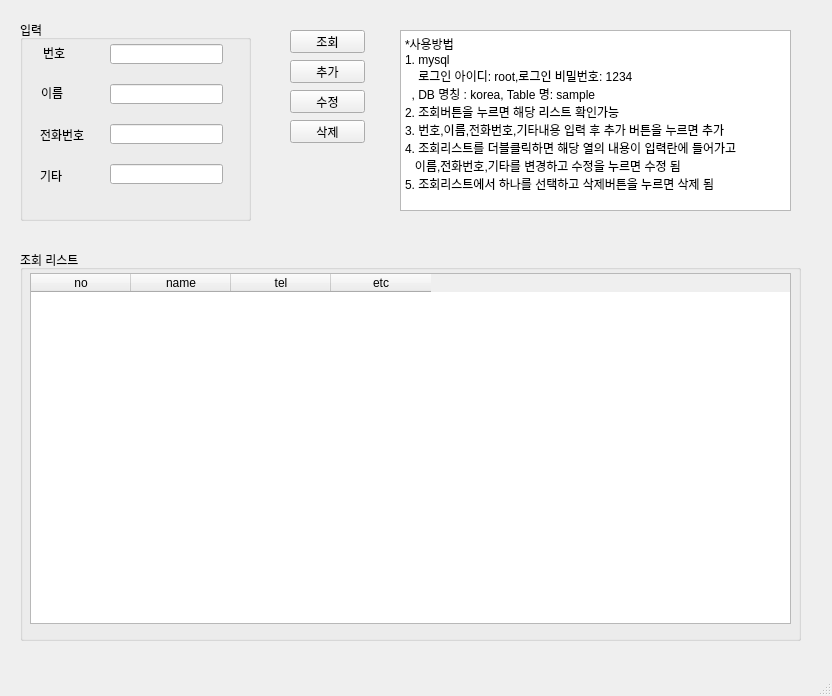
<?xml version="1.0" encoding="UTF-8"?>
<ui version="4.0">
 <class>MainWindow</class>
 <widget class="QMainWindow" name="MainWindow">
  <property name="geometry">
   <rect>
    <x>0</x>
    <y>0</y>
    <width>832</width>
    <height>696</height>
   </rect>
  </property>
  <property name="windowTitle">
   <string>MainWindow</string>
  </property>
  <widget class="QWidget" name="centralwidget">
   <widget class="QPushButton" name="pushButton">
    <property name="geometry">
     <rect>
      <x>290</x>
      <y>30</y>
      <width>75</width>
      <height>23</height>
     </rect>
    </property>
    <property name="text">
     <string>조회</string>
    </property>
   </widget>
   <widget class="QLineEdit" name="lineEdit">
    <property name="geometry">
     <rect>
      <x>110</x>
      <y>44</y>
      <width>113</width>
      <height>20</height>
     </rect>
    </property>
    <property name="text">
     <string/>
    </property>
   </widget>
   <widget class="QLineEdit" name="lineEdit_2">
    <property name="geometry">
     <rect>
      <x>110</x>
      <y>84</y>
      <width>113</width>
      <height>20</height>
     </rect>
    </property>
   </widget>
   <widget class="QLineEdit" name="lineEdit_3">
    <property name="geometry">
     <rect>
      <x>110</x>
      <y>124</y>
      <width>113</width>
      <height>20</height>
     </rect>
    </property>
   </widget>
   <widget class="QLineEdit" name="lineEdit_4">
    <property name="geometry">
     <rect>
      <x>110</x>
      <y>164</y>
      <width>113</width>
      <height>20</height>
     </rect>
    </property>
   </widget>
   <widget class="QLabel" name="label">
    <property name="geometry">
     <rect>
      <x>43</x>
      <y>47</y>
      <width>56</width>
      <height>12</height>
     </rect>
    </property>
    <property name="text">
     <string>번호</string>
    </property>
   </widget>
   <widget class="QLabel" name="label_2">
    <property name="geometry">
     <rect>
      <x>41</x>
      <y>87</y>
      <width>56</width>
      <height>12</height>
     </rect>
    </property>
    <property name="text">
     <string>이름</string>
    </property>
   </widget>
   <widget class="QLabel" name="label_3">
    <property name="geometry">
     <rect>
      <x>40</x>
      <y>129</y>
      <width>56</width>
      <height>12</height>
     </rect>
    </property>
    <property name="text">
     <string>전화번호</string>
    </property>
   </widget>
   <widget class="QLabel" name="label_4">
    <property name="geometry">
     <rect>
      <x>40</x>
      <y>170</y>
      <width>56</width>
      <height>12</height>
     </rect>
    </property>
    <property name="text">
     <string>기타</string>
    </property>
   </widget>
   <widget class="QPushButton" name="pushButton_2">
    <property name="geometry">
     <rect>
      <x>290</x>
      <y>60</y>
      <width>75</width>
      <height>23</height>
     </rect>
    </property>
    <property name="text">
     <string>추가</string>
    </property>
   </widget>
   <widget class="QPushButton" name="pushButton_4">
    <property name="geometry">
     <rect>
      <x>290</x>
      <y>120</y>
      <width>75</width>
      <height>23</height>
     </rect>
    </property>
    <property name="text">
     <string>삭제</string>
    </property>
   </widget>
   <widget class="QPushButton" name="pushButton_3">
    <property name="geometry">
     <rect>
      <x>290</x>
      <y>90</y>
      <width>75</width>
      <height>23</height>
     </rect>
    </property>
    <property name="text">
     <string>수정</string>
    </property>
   </widget>
   <widget class="QGroupBox" name="groupBox">
    <property name="geometry">
     <rect>
      <x>20</x>
      <y>20</y>
      <width>231</width>
      <height>201</height>
     </rect>
    </property>
    <property name="title">
     <string>입력</string>
    </property>
   </widget>
   <widget class="QGroupBox" name="groupBox_2">
    <property name="geometry">
     <rect>
      <x>20</x>
      <y>250</y>
      <width>781</width>
      <height>391</height>
     </rect>
    </property>
    <property name="title">
     <string>조회 리스트</string>
    </property>
    <widget class="QTableWidget" name="tableWidget">
     <property name="geometry">
      <rect>
       <x>10</x>
       <y>23</y>
       <width>761</width>
       <height>351</height>
      </rect>
     </property>
     <column>
      <property name="text">
       <string>no</string>
      </property>
     </column>
     <column>
      <property name="text">
       <string>name</string>
      </property>
     </column>
     <column>
      <property name="text">
       <string>tel</string>
      </property>
     </column>
     <column>
      <property name="text">
       <string>etc</string>
      </property>
     </column>
    </widget>
   </widget>
   <widget class="QTextEdit" name="textEdit">
    <property name="geometry">
     <rect>
      <x>400</x>
      <y>30</y>
      <width>391</width>
      <height>181</height>
     </rect>
    </property>
    <property name="html">
     <string>&lt;!DOCTYPE HTML PUBLIC &quot;-//W3C//DTD HTML 4.0//EN&quot; &quot;http://www.w3.org/TR/REC-html40/strict.dtd&quot;&gt;
&lt;html&gt;&lt;head&gt;&lt;meta name=&quot;qrichtext&quot; content=&quot;1&quot; /&gt;&lt;style type=&quot;text/css&quot;&gt;
p, li { white-space: pre-wrap; }
&lt;/style&gt;&lt;/head&gt;&lt;body style=&quot; font-family:'Gulim'; font-size:9pt; font-weight:400; font-style:normal;&quot;&gt;
&lt;p style=&quot; margin-top:0px; margin-bottom:0px; margin-left:0px; margin-right:0px; -qt-block-indent:0; text-indent:0px;&quot;&gt;*사용방법&lt;/p&gt;
&lt;p style=&quot; margin-top:0px; margin-bottom:0px; margin-left:0px; margin-right:0px; -qt-block-indent:0; text-indent:0px;&quot;&gt;1. mysql &lt;/p&gt;
&lt;p style=&quot; margin-top:0px; margin-bottom:0px; margin-left:0px; margin-right:0px; -qt-block-indent:0; text-indent:0px;&quot;&gt;    로그인 아이디: root,로그인 비밀번호: 1234&lt;/p&gt;
&lt;p style=&quot; margin-top:0px; margin-bottom:0px; margin-left:0px; margin-right:0px; -qt-block-indent:0; text-indent:0px;&quot;&gt;  , DB 명칭 : korea, Table 명: sample&lt;/p&gt;
&lt;p style=&quot; margin-top:0px; margin-bottom:0px; margin-left:0px; margin-right:0px; -qt-block-indent:0; text-indent:0px;&quot;&gt;2. 조회버튼을 누르면 해당 리스트 확인가능&lt;/p&gt;
&lt;p style=&quot; margin-top:0px; margin-bottom:0px; margin-left:0px; margin-right:0px; -qt-block-indent:0; text-indent:0px;&quot;&gt;3. 번호,이름,전화번호,기타내용 입력 후 추가 버튼을 누르면 추가&lt;/p&gt;
&lt;p style=&quot; margin-top:0px; margin-bottom:0px; margin-left:0px; margin-right:0px; -qt-block-indent:0; text-indent:0px;&quot;&gt;4. 조회리스트를 더블클릭하면 해당 열의 내용이 입력란에 들어가고 &lt;/p&gt;
&lt;p style=&quot; margin-top:0px; margin-bottom:0px; margin-left:0px; margin-right:0px; -qt-block-indent:0; text-indent:0px;&quot;&gt;   이름,전화번호,기타를 변경하고 수정을 누르면 수정 됨&lt;/p&gt;
&lt;p style=&quot; margin-top:0px; margin-bottom:0px; margin-left:0px; margin-right:0px; -qt-block-indent:0; text-indent:0px;&quot;&gt;5. 조회리스트에서 하나를 선택하고 삭제버튼을 누르면 삭제 됨&lt;/p&gt;&lt;/body&gt;&lt;/html&gt;</string>
    </property>
   </widget>
   <zorder>groupBox</zorder>
   <zorder>groupBox_2</zorder>
   <zorder>pushButton</zorder>
   <zorder>lineEdit</zorder>
   <zorder>lineEdit_2</zorder>
   <zorder>lineEdit_3</zorder>
   <zorder>lineEdit_4</zorder>
   <zorder>label</zorder>
   <zorder>label_2</zorder>
   <zorder>label_3</zorder>
   <zorder>label_4</zorder>
   <zorder>pushButton_2</zorder>
   <zorder>pushButton_4</zorder>
   <zorder>pushButton_3</zorder>
   <zorder>textEdit</zorder>
  </widget>
  <widget class="QMenuBar" name="menubar">
   <property name="geometry">
    <rect>
     <x>0</x>
     <y>0</y>
     <width>832</width>
     <height>21</height>
    </rect>
   </property>
  </widget>
  <widget class="QStatusBar" name="statusbar"/>
 </widget>
 <resources/>
 <connections/>
</ui>
